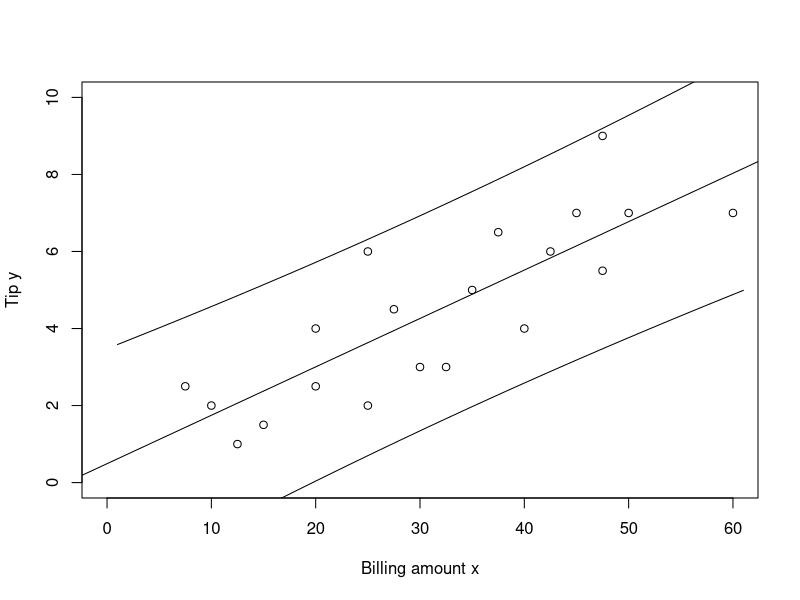

The R source for this figure:
# Prognose-Intervalle

library(MASS)
set.seed(1234)

x <- c(10,30,50,25,7.50,42.50,35,40,25,12.50,60,47.50,45,27.50,15,20,47.50,32.50,37.50,20)
y <- c(2,3,7,2,2.5,6,5,4,6,1,7,5.5,7,4.5,1.5,4,9,3,6.5,2.5)

TT <- length(x)
Sxx <- sum((x-mean(x))^2)

plot(x,y,xlim=c(0,60),ylim=c(0,10),xlab="Billing amount x",ylab="Tip y")
r0 <- lm(y~x)
abline(r0)
a1 <- coefficients(r0)[1]
b1 <- coefficients(r0)[2]
s1 <- summary(r0)$sigma

x0 <- seq(0,60,length=61)
Vy0 <- s1^2*(1+1/TT+(x0-mean(x))^2/Sxx)
lines(a1+b1*x0+qt(0.975,TT-2)*sqrt(Vy0))
lines(a1+b1*x0-qt(0.975,TT-2)*sqrt(Vy0))
